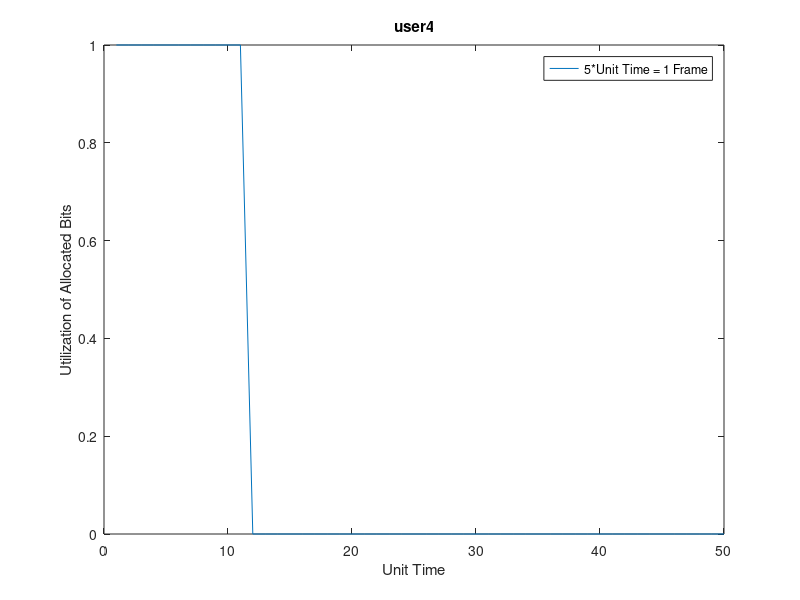

Write the MATLAB code that produced this figure.
tr1=randi([0 1],1,4500);
tr2=randi([0 1],1,2500);
tr3=randi([0 1],1,2000);
tr4=randi([0 1],1,1200);%generated bits

users=containers.Map;
users('user1')=tr1;
users('user2')=tr2;
users('user3')=tr3;
users('user4')=tr4;%put bits for each user into map

userlen=[];

for user=keys(users);
    userbits=users(cell2mat(user));
    userlen=[userlen; [ strcat(num2str(length(userbits)),'_',user)]];%listed all users with their bit lengths
end

userlen=sort(userlen);%sorted users by bit lengths
usertime=[];
c=0;
alloc=[400,300,200,100];

for user=keys(users);%paired users with allocation
    usertime=[usertime cellstr((strcat(num2str(alloc(c+1)),'_',cell2mat(userlen(length(userlen)-c)))))];
    c=c+1;
end

userna=containers.Map(keys(users),zeros(1,4));
userut=containers.Map;
userut('user1')=[];
userut('user2')=[];
userut('user3')=[];
userut('user4')=[];
user_alloc=containers.Map;
%Q2
for unit=[1,2,3,4,5,6,7,8,9,10];%10 unit time = 2 frames
    for user=usertime;
        userd=strsplit(cell2mat(user),'_');%splitting the info (allocation_bitamount_username)
        usern=userd(3);
        if userna(cell2mat((usern)))==1;%if user finishes bits , then that user is passed in the next unit time
        else
            datan=userd(2);
            allo=userd(1);
            user_alloc(cell2mat(usern))=allo;
            data=users(cell2mat(usern));
            if length(data(unit*str2num(cell2mat(allo))+1:str2num(cell2mat(datan))))>=str2num(cell2mat(allo));%checking if the user will fully use allocated time
                leftdata=[length(data(unit*str2num(cell2mat(allo))+1:str2num(cell2mat(datan)))) usern];
                userut(cell2mat((usern)))=[userut(cell2mat((usern))) 1];%100% usage if user uses channel fully
            else;
                leftdata=length(data(unit*str2num(cell2mat(allo))+1:str2num(cell2mat(datan))));%if not the left data is sent
                userut(cell2mat((usern)))=[userut(cell2mat((usern))) leftdata/str2num(cell2mat(allo))];%the percentage of utilization is calculated
                userna(cell2mat(usern))=1;
            end
        end
    end
end
net_userut=containers.Map;
disp('2 Frames')
for us=keys(userut);
    disp(us)
    net_userut(cell2mat(us))=sum(userut(cell2mat(us)))/length(userut(cell2mat(us)));%taking the mean for utilization per unit time to find total utilization
    disp(net_userut(cell2mat(us)))
end
disp('Press Any Key to Continue')
pause()
%Q3 
%same as the previous part , just 1 frame more
for unit=[1,2,3,4,5,6,7,8,9,10,11,12,13,14,15];
    for user=usertime;
        userd=strsplit(cell2mat(user),'_');
        usern=userd(3);
        if userna(cell2mat((usern)))==1;
        else
            datan=userd(2);
            allo=userd(1);
            user_alloc(cell2mat(usern))=allo;
            data=users(cell2mat(usern));
            if length(data(unit*str2num(cell2mat(allo))+1:str2num(cell2mat(datan))))>=str2num(cell2mat(allo));
                leftdata=[length(data(unit*str2num(cell2mat(allo))+1:str2num(cell2mat(datan)))) usern];
                userut(cell2mat((usern)))=[userut(cell2mat((usern))) 1];
            else;
                leftdata=length(data(unit*str2num(cell2mat(allo))+1:str2num(cell2mat(datan))));
                userut(cell2mat((usern)))=[userut(cell2mat((usern))) leftdata/str2num(cell2mat(allo))];
                userna(cell2mat(usern))=1;
            end
        end
    end
end
net_userut=containers.Map;
disp('3 Frames')
for us=keys(userut);
    disp(us)
    net_userut(cell2mat(us))=sum(userut(cell2mat(us)))/length(userut(cell2mat(us)));
    disp(net_userut(cell2mat(us)))
end
disp('Press Any Key to Continue')
pause()
%Q4
%same algorithm as the previous parts , just 2 more users
tr1=randi([0 1],1,4500);
tr2=randi([0 1],1,2500);
tr3=randi([0 1],1,2000);
tr4=randi([0 1],1,1200);
tr5=randi([0 1],1,5000);
tr6=randi([0 1],1,1000);

users=containers.Map;
users('user1')=tr1;
users('user2')=tr2;
users('user3')=tr3;
users('user4')=tr4;
users('user5')=tr5;
users('user6')=tr6;


userlen=[];

for user=keys(users);
    userbits=users(cell2mat(user));
    userlen=[userlen; [ strcat(num2str(length(userbits)),'_',user)]];
end

userlen=sort(userlen);
usertime=[];
c=0;
alloc=[300,250,200,150,50,50];

for user=keys(users);
    usertime=[usertime cellstr((strcat(num2str(alloc(c+1)),'_',cell2mat(userlen(length(userlen)-c)))))];
    c=c+1;
end

userna=containers.Map(keys(users),zeros(1,6));
userut=containers.Map;
userut('user1')=[];
userut('user2')=[];
userut('user3')=[];
userut('user4')=[];
userut('user5')=[];
userut('user6')=[];
user_alloc=containers.Map;
for unit=[1,2,3,4,5,6,7,8,9,10,11,12,13,14,15];
    for user=usertime;
        userd=strsplit(cell2mat(user),'_');
        usern=userd(3);
        if userna(cell2mat((usern)))==1;
        else
            datan=userd(2);
            allo=userd(1);
            user_alloc(cell2mat(usern))=allo;
            data=users(cell2mat(usern));
            if length(data(unit*str2num(cell2mat(allo))+1:str2num(cell2mat(datan))))>=str2num(cell2mat(allo));
                leftdata=[length(data(unit*str2num(cell2mat(allo))+1:str2num(cell2mat(datan)))) usern];
                userut(cell2mat((usern)))=[userut(cell2mat((usern))) 1];
            else;
                leftdata=length(data(unit*str2num(cell2mat(allo))+1:str2num(cell2mat(datan))));
                userut(cell2mat((usern)))=[userut(cell2mat((usern))) leftdata/str2num(cell2mat(allo))];
                userna(cell2mat(usern))=1;
            end
        end
    end
end
net_userut=containers.Map;
disp('2 Extra Users with 3 Frames')
for us=keys(userut);
    disp(us)
    net_userut(cell2mat(us))=sum(userut(cell2mat(us)))/length(userut(cell2mat(us)));
    disp(net_userut(cell2mat(us)))
end


%Q5
%copy-pasted the algoritm to redo the variables and such
tr1=randi([0 1],1,4500);
tr2=randi([0 1],1,2500);
tr3=randi([0 1],1,2000);
tr4=randi([0 1],1,1200);

users=containers.Map;
users('user1')=tr1;
users('user2')=tr2;
users('user3')=tr3;
users('user4')=tr4;

userlen=[];

for user=keys(users);
    userbits=users(cell2mat(user));
    userlen=[userlen; [ strcat(num2str(length(userbits)),'_',user)]];
end

userlen=sort(userlen);
usertime=[];
c=0;
alloc=[400,300,200,100];

for user=keys(users);
    usertime=[usertime cellstr((strcat(num2str(alloc(c+1)),'_',cell2mat(userlen(length(userlen)-c)))))];
    c=c+1;
end

userna=containers.Map(keys(users),zeros(1,4));
userut=containers.Map;
userut('user1')=[];
userut('user2')=[];
userut('user3')=[];
userut('user4')=[];
user_alloc=containers.Map;
%Q2
for unit=[1:50];
    for user=usertime;
        userd=strsplit(cell2mat(user),'_');
        usern=userd(3);
        if userna(cell2mat((usern)))==1;
        else
            datan=userd(2);
            allo=userd(1);
            user_alloc(cell2mat(usern))=allo;
            data=users(cell2mat(usern));
            if length(data(unit*str2num(cell2mat(allo))+1:str2num(cell2mat(datan))))>=str2num(cell2mat(allo));
                leftdata=[length(data(unit*str2num(cell2mat(allo))+1:str2num(cell2mat(datan)))) usern];
                userut(cell2mat((usern)))=[userut(cell2mat((usern))) 1];
            else;
                leftdata=length(data(unit*str2num(cell2mat(allo))+1:str2num(cell2mat(datan))));
                userut(cell2mat((usern)))=[userut(cell2mat((usern))) leftdata/str2num(cell2mat(allo))];
                userna(cell2mat(usern))=1;
            end
        end
    end
end
disp('4 Users , 10 Frames')
for us=keys(userut);
    disp(us)
    plot([1:50],[userut(cell2mat(us)) zeros(1,50-length(userut(cell2mat(us))))])
    title(cell2mat(us))
    xlabel('Unit Time')
    ylabel('Utilization of Allocated Bits')
    legend('5*Unit Time = 1 Frame')
    disp('press Any Key for the Next Plot')
    pause()
end
disp('All the Plots Shown')